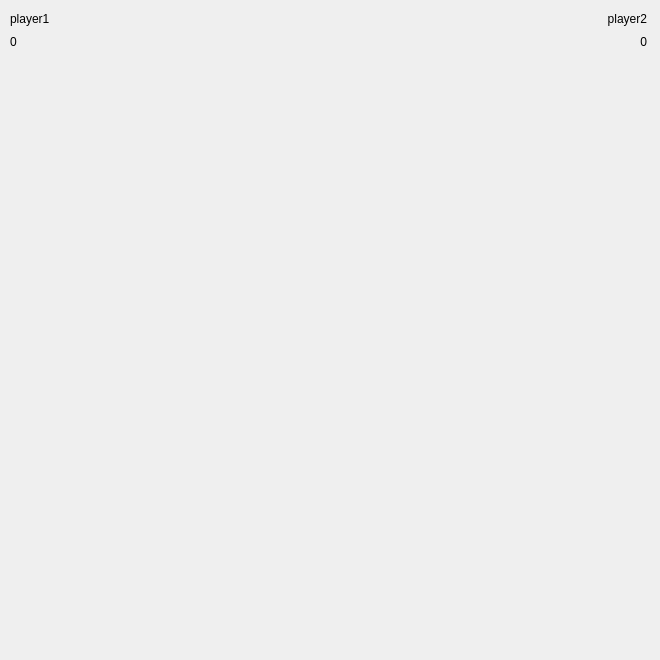
<?xml version="1.0" encoding="UTF-8"?>
<ui version="4.0">
 <class>GameWindow</class>
 <widget class="QDialog" name="GameWindow">
  <property name="geometry">
   <rect>
    <x>0</x>
    <y>0</y>
    <width>660</width>
    <height>660</height>
   </rect>
  </property>
  <property name="windowTitle">
   <string>Dialog</string>
  </property>
  <widget class="QLabel" name="currentPlayer">
   <property name="geometry">
    <rect>
     <x>50</x>
     <y>10</y>
     <width>541</width>
     <height>20</height>
    </rect>
   </property>
   <property name="text">
    <string/>
   </property>
   <property name="alignment">
    <set>Qt::AlignCenter</set>
   </property>
  </widget>
  <widget class="QWidget" name="">
   <property name="geometry">
    <rect>
     <x>10</x>
     <y>10</y>
     <width>45</width>
     <height>40</height>
    </rect>
   </property>
   <layout class="QVBoxLayout" name="p1Info">
    <item>
     <widget class="QLabel" name="player1">
      <property name="text">
       <string>player1</string>
      </property>
     </widget>
    </item>
    <item>
     <widget class="QLabel" name="score1">
      <property name="text">
       <string>0</string>
      </property>
     </widget>
    </item>
   </layout>
  </widget>
  <widget class="QWidget" name="">
   <property name="geometry">
    <rect>
     <x>600</x>
     <y>10</y>
     <width>47</width>
     <height>40</height>
    </rect>
   </property>
   <layout class="QVBoxLayout" name="p2Info" stretch="0,0">
    <property name="sizeConstraint">
     <enum>QLayout::SetDefaultConstraint</enum>
    </property>
    <item>
     <widget class="QLabel" name="player2">
      <property name="text">
       <string>player2</string>
      </property>
      <property name="alignment">
       <set>Qt::AlignRight|Qt::AlignTrailing|Qt::AlignVCenter</set>
      </property>
     </widget>
    </item>
    <item>
     <widget class="QLabel" name="score2">
      <property name="text">
       <string>0</string>
      </property>
      <property name="alignment">
       <set>Qt::AlignRight|Qt::AlignTrailing|Qt::AlignVCenter</set>
      </property>
     </widget>
    </item>
   </layout>
  </widget>
 </widget>
 <resources/>
 <connections/>
</ui>
